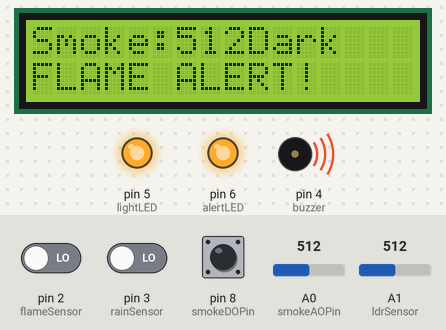
Simulated run of this sketch. Board: Arduino Uno, built with avr-gcc and run on an emulated ATmega328P. Shown: 16×2 character LCD, output pins drawn as LEDs (lit = HIGH), buzzer (waves = sounding, pin HIGH). The test bench sets the inputs (shaded band); at power-on: A1 (ldrSensor) = 512, pin 2 (flameSensor) LOW, A0 (smokeAOPin) = 512, pin 3 (rainSensor) LOW, pin 8 (smokeDOPin) LOW. What the sketch prints to the serial monitor is not drawn.

Above: at 3.2 s.
3.3 s: A1 (ldrSensor) set to 481
At 5.3 s:
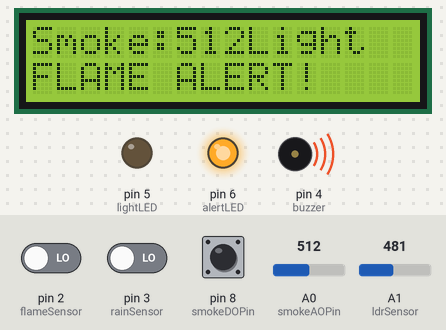
5.6 s: pin 2 (flameSensor) driven HIGH
At 7.0 s:
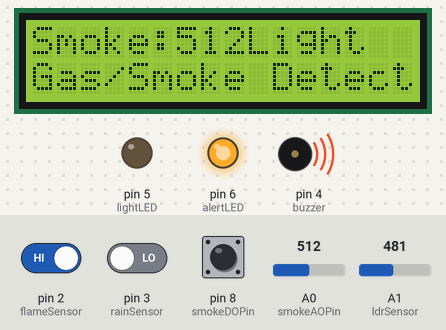
7.7 s: A1 (ldrSensor) set to 510
At 8.8 s:
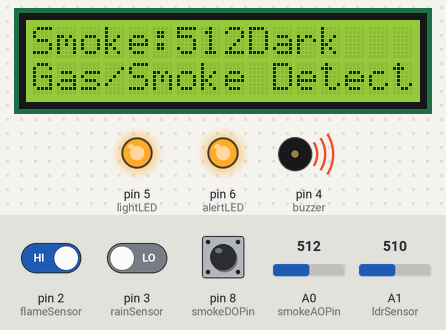
9.8 s: A0 (smokeAOPin) set to 490
At 11.5 s:
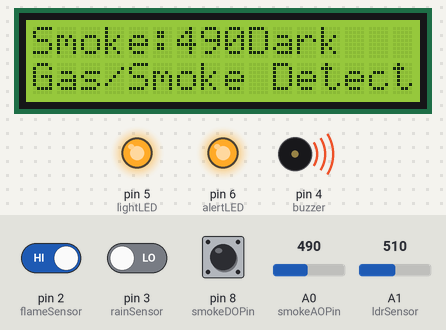
11.8 s: A0 (smokeAOPin) set to 510
At 13.4 s:
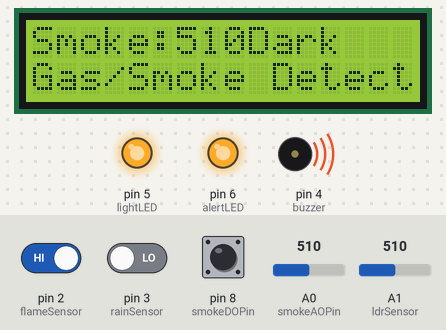
13.9 s: pin 2 (flameSensor) driven LOW
At 15.0 s:
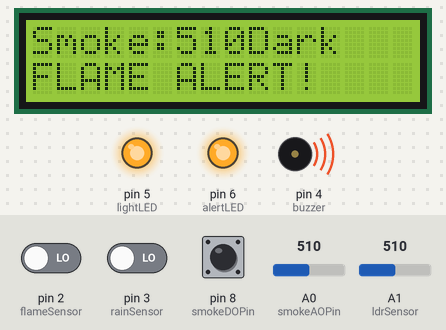
Timing chart, 0 to 16.9 s (numbered marks = the images above; inputs shaded):
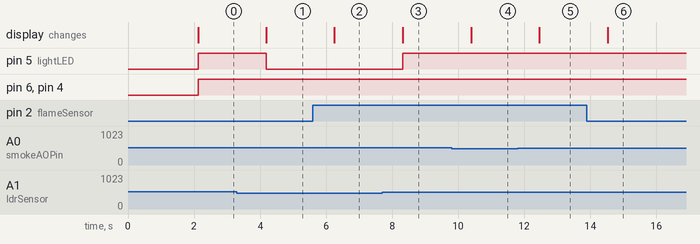

Measured:
- the behaviour switches between 500 and 499 on A1 (ldrSensor) (found by bisection; images 0 and 1)
- after the input at 3.3 s, pin 5 (lightLED): HIGH → LOW after 0.88 s; the display: changes after 0.88 s (image 1)
- after the input at 5.6 s, the display: changes after 0.65 s (image 2)
- after the input at 7.7 s, pin 5 (lightLED): LOW → HIGH after 0.62 s; the display: changes after 0.62 s (image 3)
- after the input at 9.8 s, the display: changes after 0.59 s (image 4)
- after the input at 11.8 s, the display: changes after 0.66 s (image 5)
- after the input at 13.9 s, the display: changes after 0.63 s (image 6)

The sketch:

SMART_HOME_AUTOMATION.ino
```cpp
//DHARANI CREATIONS

#include <Wire.h>
#include <LiquidCrystal_I2C.h>

LiquidCrystal_I2C lcd(0x27, 16, 2);  // I2C LCD address may be 0x3F or 0x27

// Sensor Pins
const int smokeAOPin = A0;     // MQ2 Analog
const int smokeDOPin = 8;      // MQ2 Digital
const int ldrSensor = A1;
const int flameSensor = 2;
const int rainSensor = 3;

// Output Pins
const int buzzer = 4;
const int lightLED = 5;
const int alertLED = 6;

void setup() {
  // Inputs
  pinMode(smokeAOPin, INPUT);
  pinMode(smokeDOPin, INPUT);
  pinMode(ldrSensor, INPUT);
  pinMode(flameSensor, INPUT);
  pinMode(rainSensor, INPUT);

  // Outputs
  pinMode(buzzer, OUTPUT);
  pinMode(lightLED, OUTPUT);
  pinMode(alertLED, OUTPUT);

  lcd.init();
  lcd.backlight();

  Serial.begin(9600);
  lcd.setCursor(0, 0);
  lcd.print(" Smart Home ");
  lcd.setCursor(0, 1);
  lcd.print(" Initializing ");
  delay(2000);
  lcd.clear();
}

void loop() {
  int smokeValue = analogRead(smokeAOPin);       // MQ2 analog
  bool gasDetected = digitalRead(smokeDOPin) == LOW; // MQ2 digital
  int ldrValue = analogRead(ldrSensor);
  bool flameDetected = digitalRead(flameSensor) == LOW;
  bool rainDetected = digitalRead(rainSensor) == LOW;

  Serial.print("Smoke: "); Serial.print(smokeValue);
  Serial.print(" | Gas DO: "); Serial.print(gasDetected);
  Serial.print(" | LDR: "); Serial.print(ldrValue);
  Serial.print(" | Flame: "); Serial.print(flameDetected);
  Serial.print(" | Rain: "); Serial.println(rainDetected);

  // Display values on LCD
  lcd.clear();
  lcd.setCursor(0, 0);
  lcd.print("Smoke:");
  lcd.print(smokeValue);

  lcd.setCursor(9, 0);
  lcd.print(ldrValue < 500 ? "Light" : "Dark");

  lcd.setCursor(0, 1);
  if (flameDetected) {
    lcd.print("FLAME ALERT!");
  } else if (gasDetected || smokeValue > 400) {
    lcd.print("Gas/Smoke Detected");
  } else if (rainDetected) {
    lcd.print("Rain Warning");
  } else {
    lcd.print("All Normal");
  }

  // Alerts
  if (gasDetected || smokeValue > 200 || flameDetected) {
    digitalWrite(buzzer, HIGH);
    digitalWrite(alertLED, HIGH);
  } else {
    digitalWrite(buzzer, LOW);
    digitalWrite(alertLED, LOW);
  }

  // Light control using LDR
  if (ldrValue < 500) {
    digitalWrite(lightLED, LOW); // Turn on white LED if dark
  } else {
    digitalWrite(lightLED, HIGH);  // Turn off in daylight
  }

  delay(1000);
}
```
